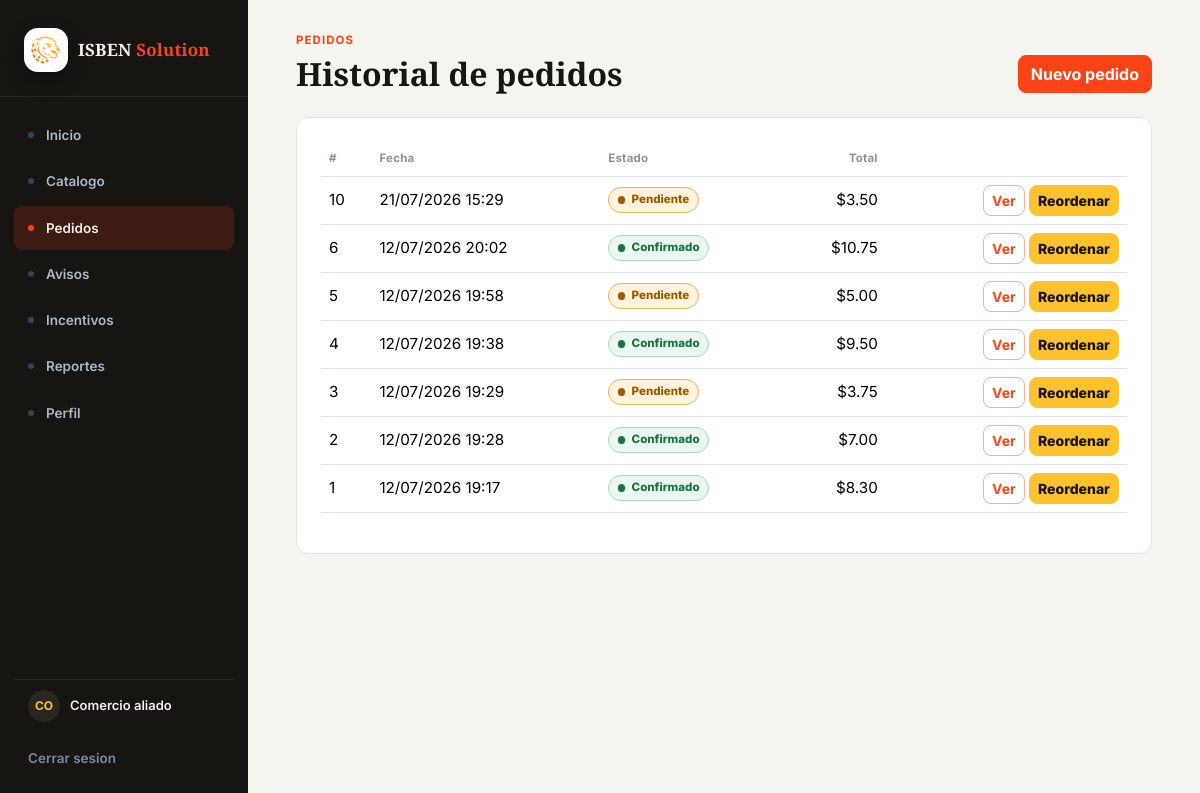
The page /pedidos/ (signed in) on the database its author committed.
### plataforma/models.py (models this page shows, shortened)
class Pedido(models.Model):
    fecha = models.DateTimeField()
    estado = models.CharField(max_length=50)
    monto_total = models.FloatField()
    descuento = models.FloatField()
    sincronizado = models.BooleanField(default=False)
    comercio = models.ForeignKey(Comercio, on_delete=models.CASCADE,
    related_name="pedidos")
    usuario = models.ForeignKey(Usuario, on_delete=models.CASCADE,
    related_name="pedidos")

### plataforma/views.py (the view)
# urls.py: path("pedidos/", views.historial_pedidos, name="historial"),
@comercio_requerido
def historial_pedidos(request):
    pedidos = Pedido.objects.filter(comercio=request.comercio_actual).order_by("-fecha")
    return render(request, "plataforma/historial.html", {"pedidos": pedidos})

### plataforma/views.py (called while the page is built)
def obtener_usuario_actual(request):
    usuario_id = request.session.get("usuario_id")
    if not usuario_id:
        return None
    usuario = Usuario.objects.select_related("comercio").filter(id=usuario_id).first()
    if usuario and request.session.get("usuario_rol") != usuario.rol:
        request.session["usuario_rol"] = usuario.rol
        request.session.modified = True
    return usuario

def es_usuario_logistica(usuario):
    return usuario.rol.strip().lower() == "logistica"

def es_usuario_administrador(usuario):
    return usuario.rol.strip().lower() == "administrador"

def comercio_requerido(view_func):
    @wraps(view_func)
    def wrapper(request, *args, **kwargs):
        usuario = obtener_usuario_actual(request)
        if not usuario:
            messages.warning(request, "Inicia sesion para continuar.")
            return redirect("login")
        if es_usuario_logistica(usuario):
            return redirect("pedidos_logistica")
        if es_usuario_administrador(usuario):
            return redirect("dashboard_administracion")
        if not usuario.comercio_id:
            messages.error(request, "El usuario no tiene un comercio asociado.")
            return redirect("logout")
        request.usuario_plataforma = usuario
        request.comercio_actual = usuario.comercio
        return view_func(request, *args, **kwargs)
    return wrapper

### plataforma/templates/plataforma/historial.html (shortened to what this page needs)
{% extends 'plataforma/master.html' %}
{% block content %}
<section class="container-lg">
    <div class="d-flex flex-wrap justify-content-between align-items-end gap-3 mb-4">
        <div>
            <p class="brand-eyebrow">Pedidos</p>
            <h1 class="brand-title h2">Historial de pedidos</h1>
        </div>
        <a class="btn btn-brand" href="{% url 'catalogo' %}">Nuevo pedido</a>
    </div>
    <div class="brand-card p-4">
        <div class="table-responsive">
            <table class="table brand-table align-middle">
                <thead>
                    <tr>
                        <th>#</th>
                        <th>Fecha</th>
                        <th>Estado</th>
                        <th class="text-end">Total</th>
                        <th></th>
                    </tr>
                </thead>
                <tbody>
                    {% for pedido in pedidos %}
                        <tr>
                            <td>{{ pedido.id }}</td>
                            <td>{{ pedido.fecha|date:"d/m/Y H:i" }}</td>
                            <td>{% include 'plataforma/partials/estado_pedido.html' with estado=pedido.estado %}</td>
                            <td class="text-end">${{ pedido.monto_total|floatformat:2 }}</td>
                            <td class="text-end">
                                <a class="btn btn-sm btn-outline-brand" href="{% url 'pedido_detalle' pedido.id %}">Ver</a>
                                <a class="btn btn-sm btn-accent" href="{% url 'reordenar_pedido' pedido.id %}">Reordenar</a>
                            </td>
                        </tr>
                    {% empty %}
                        <tr><td colspan="5" class="text-center text-muted">No hay pedidos registrados.</td></tr>
                    {% endfor %}
                </tbody>
            </table>
        </div>
    </div>
</section>
{% endblock %}

### plataforma/templates/plataforma/partials/estado_pedido.html
{% with estado_normalizado=estado|lower %}
<span class="status-badge {% if estado_normalizado == 'confirmado' %}status-badge-confirmed{% elif estado_normalizado == 'pendiente' %}status-badge-pending{% elif estado_normalizado == 'en camino' %}status-badge-transit{% elif estado_normalizado == 'cancelado' %}status-badge-cancelled{% else %}status-badge-neutral{% endif %}">
    <span class="status-badge-dot" aria-hidden="true"></span>
    {{ estado }}
</span>
{% endwith %}

### plataforma/static/plataforma/css/brand.css (style rules this page uses)
:root { --brand-orange: #FB4318; --brand-orange-hover: #DF3913; --brand-orange-active: #C0301A; --brand-yellow: #FFC22F; --brand-dark: #171512; --brand-dark-soft: #2A2620; --brand-ink: #151B26; --brand-muted: #6B7280; --brand-muted-soft: #8B93A0; --brand-border: #E7E2D6; --brand-bg: #F6F4EF; --brand-surface: #ffffff; --brand-surface-alt: #FBFAF7; --brand-orange-rgb: 251, 67, 24; --brand-yellow-rgb: 255, 194, 47; --sidebar-bg: #171512; --sidebar-text: #AEB8C6; --sidebar-text-active: #F3F0E8; --sidebar-border: rgba(255, 255, 255, 0.08); --font-base: 'Inter', Helvetica, Arial, sans-serif; --font-display: 'Source Serif 4', Georgia, 'Times New Roman', serif; }
* { box-sizing: border-box; }
body { min-height: 100vh; margin: 0; background: var(--brand-bg); color: var(--brand-ink); font-family: var(--font-base); font-size: 0.95rem; }
a { color: var(--brand-orange); text-decoration: none; }
.brand-title { margin: 0; color: var(--brand-dark); font-family: var(--font-display); font-weight: 600; letter-spacing: 0; }
.brand-eyebrow { margin-bottom: 0.35rem; color: var(--brand-orange); font-family: var(--font-base); font-size: 0.72rem; font-weight: 700; letter-spacing: 0.09em; text-transform: uppercase; }
.brand-card { border: 1px solid var(--brand-border); border-radius: 12px; background: var(--brand-surface); box-shadow: none; }
.btn-brand, .btn-primary { --bs-btn-color: #ffffff; --bs-btn-bg: var(--brand-orange); --bs-btn-border-color: var(--brand-orange); --bs-btn-hover-color: #ffffff; --bs-btn-hover-bg: var(--brand-orange-hover); --bs-btn-hover-border-color: var(--brand-orange-hover); --bs-btn-focus-shadow-rgb: var(--brand-orange-rgb); --bs-btn-active-color: #ffffff; --bs-btn-active-bg: var(--brand-orange-active); --bs-btn-active-border-color: var(--brand-orange-active); --bs-btn-border-radius: 8px; font-weight: 700; }
.btn-outline-brand { --bs-btn-color: var(--brand-orange); --bs-btn-border-color: rgba(var(--brand-orange-rgb), 0.45); --bs-btn-hover-color: #ffffff; --bs-btn-hover-bg: var(--brand-orange); --bs-btn-hover-border-color: var(--brand-orange); --bs-btn-focus-shadow-rgb: var(--brand-orange-rgb); --bs-btn-border-radius: 8px; font-weight: 700; }
.btn-accent { --bs-btn-color: var(--brand-dark); --bs-btn-bg: var(--brand-yellow); --bs-btn-border-color: var(--brand-yellow); --bs-btn-hover-color: var(--brand-dark); --bs-btn-hover-bg: #f0b21f; --bs-btn-hover-border-color: #f0b21f; --bs-btn-focus-shadow-rgb: var(--brand-yellow-rgb); --bs-btn-border-radius: 8px; font-weight: 800; }
.brand-table { --bs-table-striped-bg: rgba(var(--brand-yellow-rgb), 0.07); --bs-table-hover-bg: rgba(var(--brand-orange-rgb), 0.06); font-family: var(--font-base); }
.brand-table th { color: var(--brand-muted-soft); font-size: 0.72rem; font-weight: 700; letter-spacing: 0.02em; text-transform: none; }
.status-badge { display: inline-flex; align-items: center; gap: 0.4rem; min-height: 1.65rem; padding: 0.2rem 0.55rem; border: 1px solid; border-radius: 999px; font-size: 0.72rem; font-weight: 800; line-height: 1; white-space: nowrap; }
.status-badge-dot { width: 0.45rem; height: 0.45rem; border-radius: 50%; background: currentColor; }
.status-badge-confirmed { border-color: #A8D8B8; background: #E9F7EF; color: #18753B; }
.status-badge-pending { border-color: #E4B45C; background: #FFF3DD; color: #9A5B00; }

### rows shown on the page
Pedido: id "10", fecha "21/07/2026 15:29", estado "Pendiente", monto_total "3.50"
Pedido: id "6", fecha "12/07/2026 20:02", estado "Confirmado", monto_total "10.75"
Pedido: id "5", fecha "12/07/2026 19:58", estado "Pendiente", monto_total "5.00"
Pedido: id "4", fecha "12/07/2026 19:38", estado "Confirmado", monto_total "9.50"
Pedido: id "3", fecha "12/07/2026 19:29", estado "Pendiente", monto_total "3.75"
Pedido: id "2", fecha "12/07/2026 19:28", estado "Confirmado", monto_total "7.00"
Pedido: id "1", fecha "12/07/2026 19:17", estado "Confirmado", monto_total "8.30"
